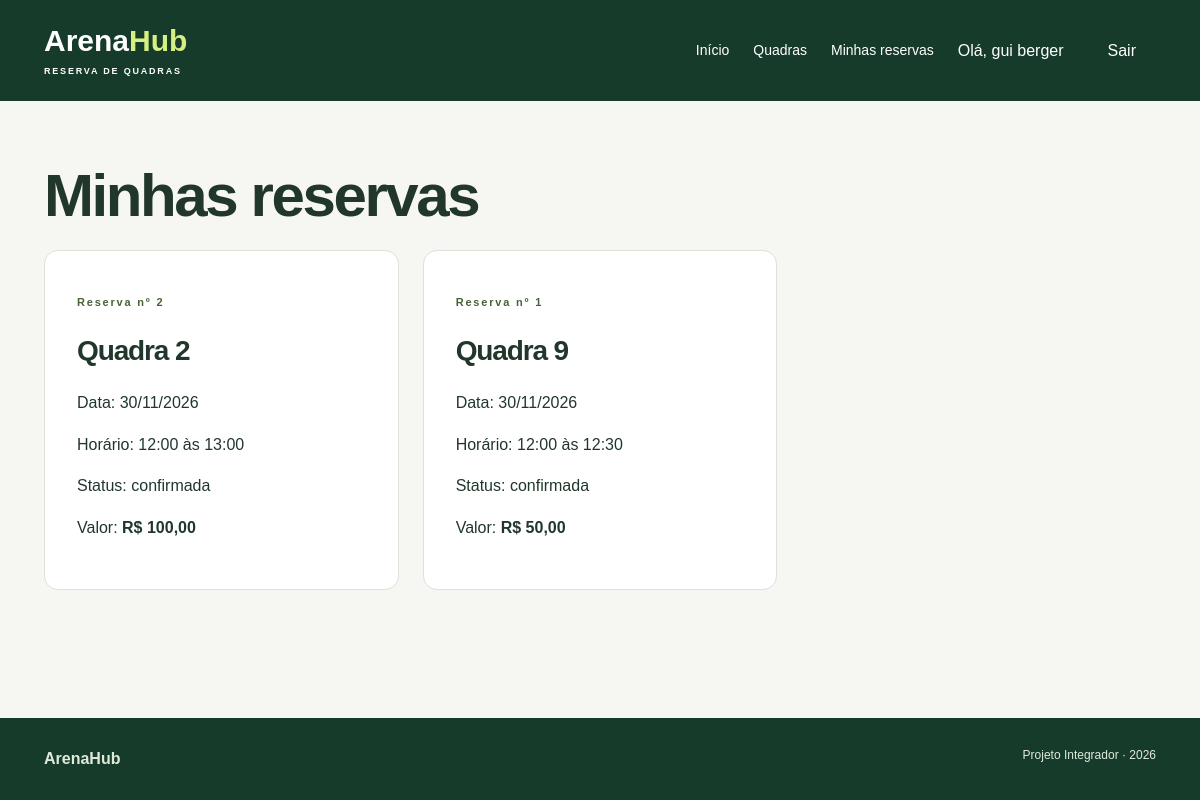
The app's page /minhas_reservas.php (signed in) with its own data.
### tables this page shows
CREATE TABLE `reserva` (
  `id_reserva` int(11) NOT NULL AUTO_INCREMENT,
  `id_cliente` int(11) NOT NULL,
  `id_quadra` int(11) NOT NULL,
  `data_reserva` date NOT NULL,
  `hora_inicial` time NOT NULL,
  `hora_final` time NOT NULL,
  `data_hora_registro` datetime NOT NULL,
  `status` varchar(15) NOT NULL,
  `observacao` varchar(500) DEFAULT NULL,
  `valor_total` decimal(10,2) NOT NULL,
  PRIMARY KEY (`id_reserva`),
  KEY `fk_reserva_cliente` (`id_cliente`),
  KEY `fk_reserva_quadra` (`id_quadra`),
  CONSTRAINT `fk_reserva_cliente` FOREIGN KEY (`id_cliente`) REFERENCES `cliente` (`id_cliente`),
  CONSTRAINT `fk_reserva_quadra` FOREIGN KEY (`id_quadra`) REFERENCES `quadra` (`id_quadra`)
);

CREATE TABLE `quadra` (
  `id_quadra` int(11) NOT NULL AUTO_INCREMENT,
  `id_empresa` int(11) NOT NULL,
  `nome` varchar(70) NOT NULL,
  `descricao` varchar(300) DEFAULT NULL,
  `tipo_piso` varchar(30) NOT NULL,
  `cobertura` tinyint(1) NOT NULL,
  `capacidade` int(11) NOT NULL,
  `valor_hora` decimal(10,2) NOT NULL,
  `status` varchar(20) NOT NULL,
  PRIMARY KEY (`id_quadra`),
  KEY `fk_quadra_empresa` (`id_empresa`),
  CONSTRAINT `fk_quadra_empresa` FOREIGN KEY (`id_empresa`) REFERENCES `empresa` (`id_empresa`)
);

### config/dados.php (called while the page is built, shortened)
<?php
function e($valor) { return htmlspecialchars((string)$valor, ENT_QUOTES, 'UTF-8'); }
function preco($valor) { return 'R$ '.number_format($valor, 2, ',', '.'); }

### minhas_reservas.php (the view, shortened to what this page needs)
<?php
include_once("config/dados.php");
$idCliente = $_SESSION["id_cliente"];
$reservas = [];
$erro = "";
try {
    include("config/conexao.php");
    $sql = "SELECT reserva.id_reserva, quadra.nome,
                   reserva.data_reserva, reserva.hora_inicial,
                   reserva.hora_final, reserva.status, reserva.valor_total
            FROM reserva
            INNER JOIN quadra
                ON reserva.id_quadra = quadra.id_quadra
            WHERE reserva.id_cliente = ?
            ORDER BY reserva.data_reserva DESC,
                     reserva.hora_inicial DESC, reserva.id_reserva DESC";
    $comando = $conn->prepare($sql);
    $comando->bind_param("i", $idCliente);
    $comando->execute();
    $comando->bind_result(
        $idReserva,
        $nomeQuadra,
        $dataReserva,
        $horaInicial,
        $horaFinal,
        $status,
        $valorTotal
    );
    while ($comando->fetch()) {
        $reservas[] = [
            "id" => $idReserva,
            "quadra" => $nomeQuadra,
            "data" => $dataReserva,
            "inicio" => $horaInicial,
            "fim" => $horaFinal,
            "status" => $status,
            "valor" => $valorTotal
        ];
    }
} catch (mysqli_sql_exception $falha) {
    $erro = "Não foi possível consultar suas reservas. Tente novamente.";
}
include("estrutura/cabecalho.php");
?>
<h1>Minhas reservas</h1>
<?php if ($erro != "") { ?>
    <p class="mensagem" role="alert"><?php echo e($erro); ?></p>
<?php } elseif (count($reservas) == 0) { ?>
    <p>Você ainda não tem reservas.</p>
    <a class="botao" href="quadras.php">Escolher uma quadra</a>
<?php } else { ?>
    <div class="grade">
        <?php foreach ($reservas as $reserva) { ?>
            <article class="painel">
                <p class="etiqueta">Reserva nº <?php echo $reserva["id"]; ?></p>
                <h2><?php echo e($reserva["quadra"]); ?></h2>
                <p>
                    Data:
                    <?php echo date("d/m/Y", strtotime($reserva["data"])); ?>
                </p>
                <p>
                    Horário:
                    <?php echo date("H:i", strtotime($reserva["inicio"])); ?>
                    às <?php echo date("H:i", strtotime($reserva["fim"])); ?>
                </p>
                <p>Status: <?php echo e($reserva["status"]); ?></p>
                <p>Valor: <strong><?php echo preco($reserva["valor"]); ?></strong></p>
            </article>
        <?php } ?>
    </div>
<?php } ?>
<?php include("estrutura/rodape.php"); ?>

### css/style.css (style rules this page uses)
* { box-sizing: border-box; }
:root { --verde:#163b2b; --lima:#d5ef80; --papel:#f6f7f2; --texto:#21372b; --borda:#dbe2d8; }
body { margin:0; background:var(--papel); color:var(--texto); font-family:Arial,sans-serif; line-height:1.6; min-height:100vh; display:flex; flex-direction:column; }
h1,h2,h3 { line-height: 1.15; letter-spacing: -.04em; }
h1 { font-size:clamp(34px,5vw,60px); margin:12px 0 20px; }
h2 { font-size:28px; }
.etiqueta { font-size: 11px; font-weight: bold; letter-spacing: 1.8px; color: #476339; }
.passos,.grade { display:grid; grid-template-columns:repeat(3,1fr); gap:24px; }
.painel { background:white; border:1px solid var(--borda); border-radius:14px; padding:32px; }

### records on screen
reserva: id_reserva "2", id_quadra.nome "Quadra 2", data_reserva "30/11/2026", hora_inicial "12:00", hora_final "13:00", status "confirmada", valor_total "R$ 100,00"
reserva: id_reserva "1", id_quadra.nome "Quadra 9", data_reserva "30/11/2026", hora_inicial "12:00", hora_final "12:30", status "confirmada", valor_total "R$ 50,00"

### other values on screen
$_SESSION["nome_cliente"] "gui berger"
